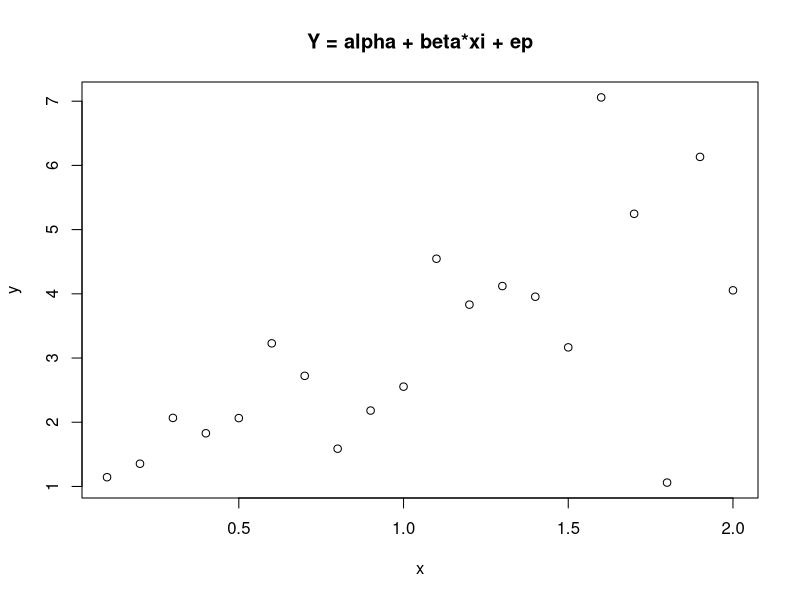
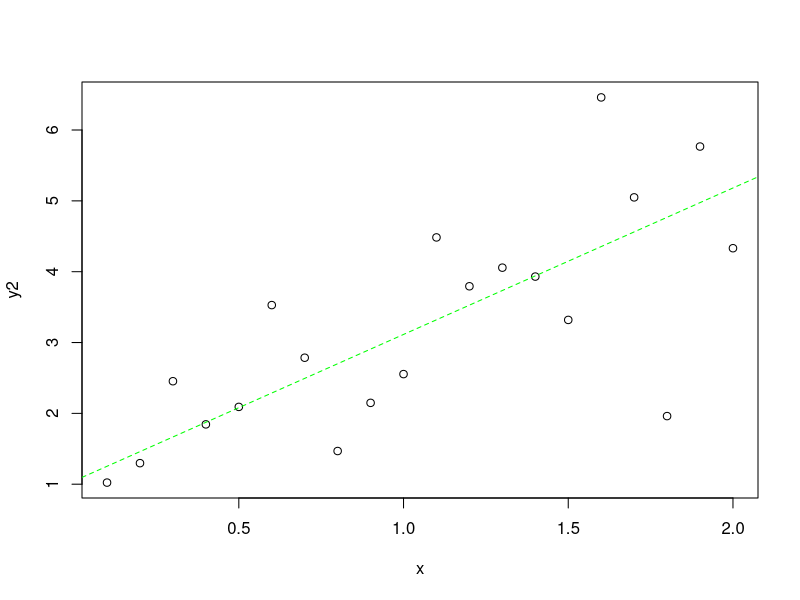

Recreate these plots in R, in order.
######################################################
# Sample generation
######################################################

cdf <- function(x, theta) {
  1 - theta/x^3 - (1-theta)/x^5
}

loss <- function(x, q, theta) {
  (cdf(x, theta) - q)^2
}

# 1st method: use L-BFGS-B
fit.cdf <- function(quant) {
  optim(c(3), loss, theta=0.3, q=quant, method="L-BFGS-B",
      lower = 1)
}

# 2nd method: use BFGS
fit.cdf2 <- function(quant) {
  optim(c(3), loss, theta=0.3, q=quant, method="BFGS")
}

# TODO: 3rd method: use nlm

fit.cdf(0.5)
fit.cdf2(0.5)
# NOTE: both approaches return the same estimate: 1.173604.
# TODO: but why are the fn values different? Since the
# objective functions are the same.

inverse.cdf <- function(x){
  f <- fit.cdf(x)
  f$par
}

# generate samples
# 1st method: using sapply
rcustom <- function(n) {
  sapply(runif(n), inverse.cdf) # TODO: how's lapply and sapply different?
}
samples <- rcustom(100)

# 2nd method: using for loop
n <- 100; samples1 = rep(0,100); u = runif(100)
for(i in 1:n) samples1[i] <- inverse.cdf(u[i])

######################################################
# Maximum Likelihood Estimation
######################################################

pdf <- function(x, theta) {
  3*theta/x^4 + 5*(1-theta)/x^6
}

# theta is put first, because it's the parameter to be optimised
llfunc <- function(theta, x) {
  sum(log(pdf(x, theta)))
}

# TODO: use negative log likelihood

# 1st method: unconstraint optim
fit.optim.unc = optim(c(0.5), llfunc,
      x = samples,
      control = list(fnscale = -1),
      method = "BFGS")

fit.optim.con = optim(c(0.5), llfunc,
                      x = samples,
                      control = list(fnscale = -1),
                      method = "L-BFGS-B",
                      lower = 0,
                      upper = 1)
# NOTE:
# Estimate reported for theta is 0.3023.

# Warning message:
#  In optim(c(0.5), llfunc, x = samples, control = list(fnscale = -1)) :
#  one-dimensional optimization by Nelder-Mead is unreliable:
#  use "Brent" or optimize() directly

# 2nd method: nlm

# 3rd method: fitdistr

######################################################
# Linear Regression
######################################################
set.seed(123)
# x <- sapply(1:20, function(x) x/10)
x <- 1:20/10
alpha <- 1; beta <- 2; sigma <- 1
ep <- rnorm(length(x), mean = 0, sd = x)
y <- alpha + beta*x + ep
plot(x, y, main = "Y = alpha + beta*xi + ep")
set.seed(123)
y2 <- rnorm(length(x), mean=alpha+beta*x, sd=sigma*sqrt(x))
plot(x, y2)

# theta <- [alpha, beta, sigma.squared]
# use negative log likelihood for minimisation
llfunc <- function(theta, x, y) {
  -sum(dnorm(y, mean = theta[1]+theta[2]*x, sd = sqrt(theta[3]*x), log = T))
}
fit.linear <- optim(c(1, 2, 1), llfunc, x=x, y=y2,
      method = "L-BFGS-B", lower = c(0.1, 0.1, 0.1))
# NOTE: with default method (Nelder-Mead), some return "NaN"
# because the parameters value aren't bounded.
# It is resolved by using 'L-BFGS-B' method.

# So, the results of the estimation:
# alpha         : 0.8068435, 1.0464741
# beta          : 2.6419369, 2.0676009
# sigma.squared : 1.6643479, 0.9038637
fit.linear.alpha <- fit.linear$par[1]
fit.linear.beta <- fit.linear$par[2]
fit.linear.sigma.squared <- fit.linear$par[3]
abline(fit.linear.alpha, fit.linear.beta, col='green',
       lty='dashed')
